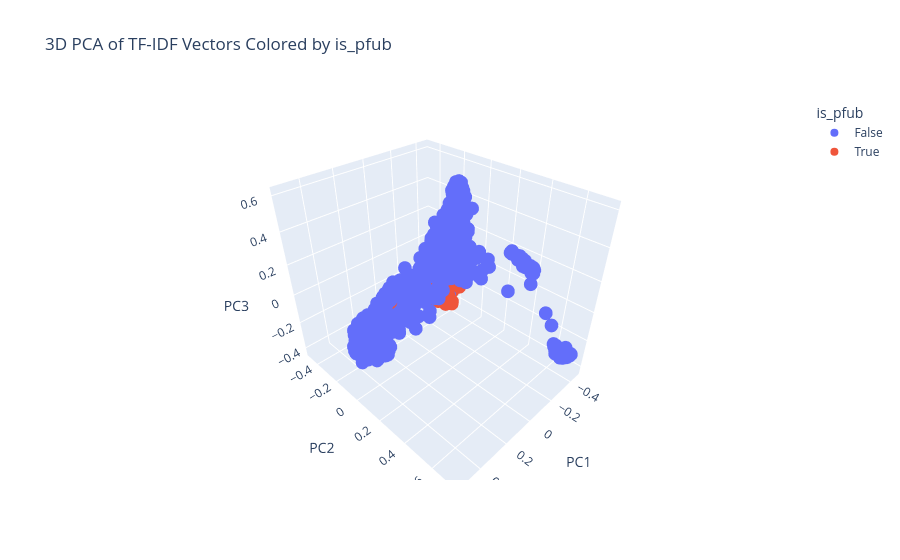

Notebook source saved alongside this figure:
### Code cell
# use plotly for interactive 3d plot, show it on the browser
!pip install plotly
import plotly.express as px
fig = px.scatter_3d(reduced_data_df, x='PC1', y='PC2', z='PC3',
                    color='is_pfub',
                    title='3D PCA of TF-IDF Vectors Colored by is_pfub')
fig.show()

### Figure 1 — Plotly figure (JSON) as saved in the notebook; plotly's stock layout.template omitted (floating-point values rounded to 4 significant figures; data arrays with more than 128 entries replaced by an {"elided": "..."} marker saying what was removed)
{"data": [{"hovertemplate": "is_pfub=False<br>PC1=%{x}<br>PC2=%{y}<br>PC3=%{z}<extra></extra>", "legendgroup": "False", "marker": {"color": "#636efa", "symbol": "circle"}, "mode": "markers", "name": "False", "scene": "scene", "showlegend": true, "type": "scatter3d", "x": {"elided": "4564 float values"}, "y": {"elided": "4564 float values"}, "z": {"elided": "4564 float values"}}, {"hovertemplate": "is_pfub=True<br>PC1=%{x}<br>PC2=%{y}<br>PC3=%{z}<extra></extra>", "legendgroup": "True", "marker": {"color": "#EF553B", "symbol": "circle"}, "mode": "markers", "name": "True", "scene": "scene", "showlegend": true, "type": "scatter3d", "x": {"elided": "468 float values"}, "y": {"elided": "468 float values"}, "z": {"elided": "468 float values"}}], "layout": {"legend": {"title": {"text": "is_pfub"}, "tracegroupgap": 0}, "scene": {"domain": {"x": [0, 1], "y": [0, 1]}, "xaxis": {"title": {"text": "PC1"}}, "yaxis": {"title": {"text": "PC2"}}, "zaxis": {"title": {"text": "PC3"}}}, "title": {"text": "3D PCA of TF-IDF Vectors Colored by is_pfub"}}}
